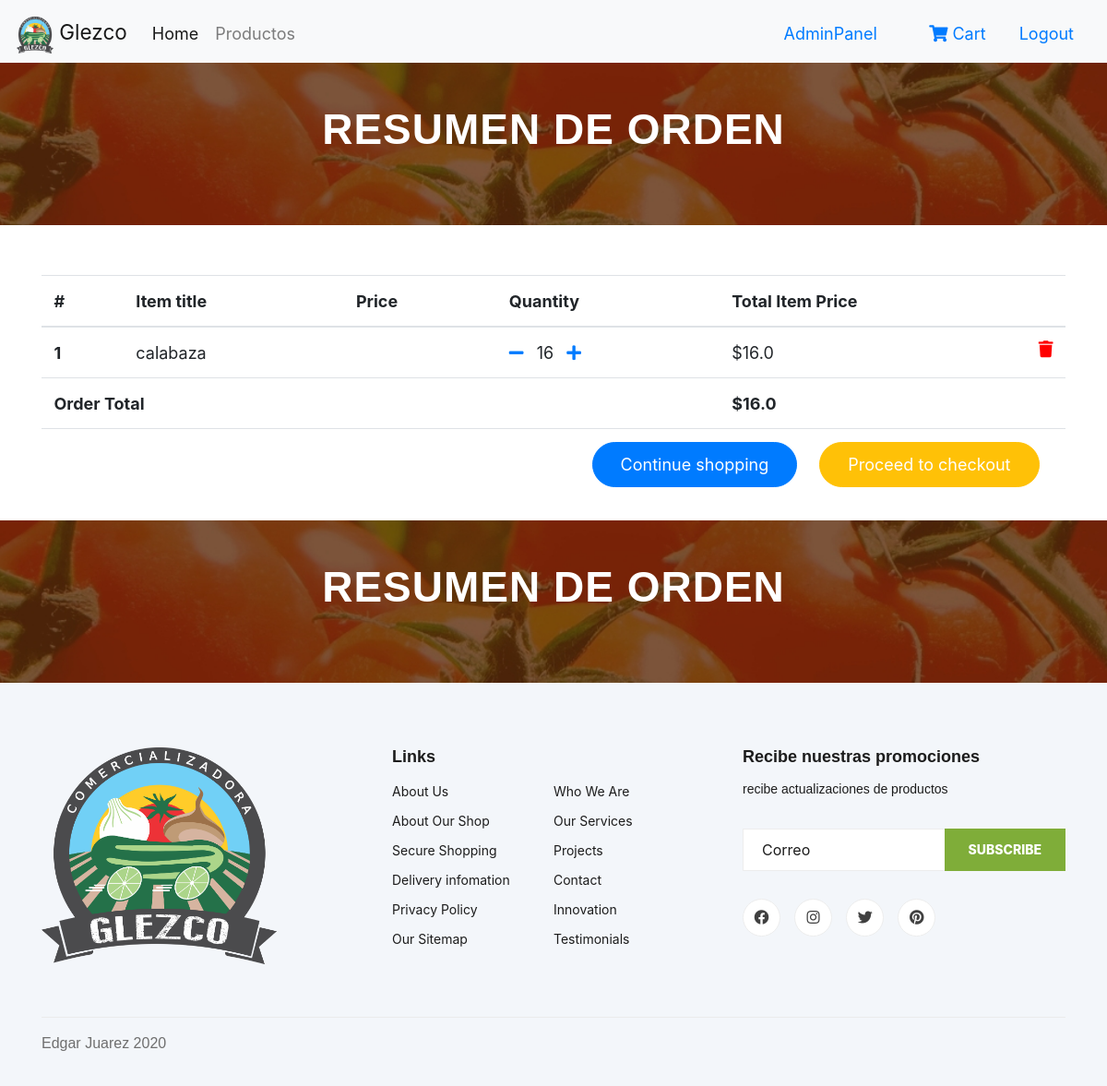
The app's page /order-summary/ (signed in), older data.
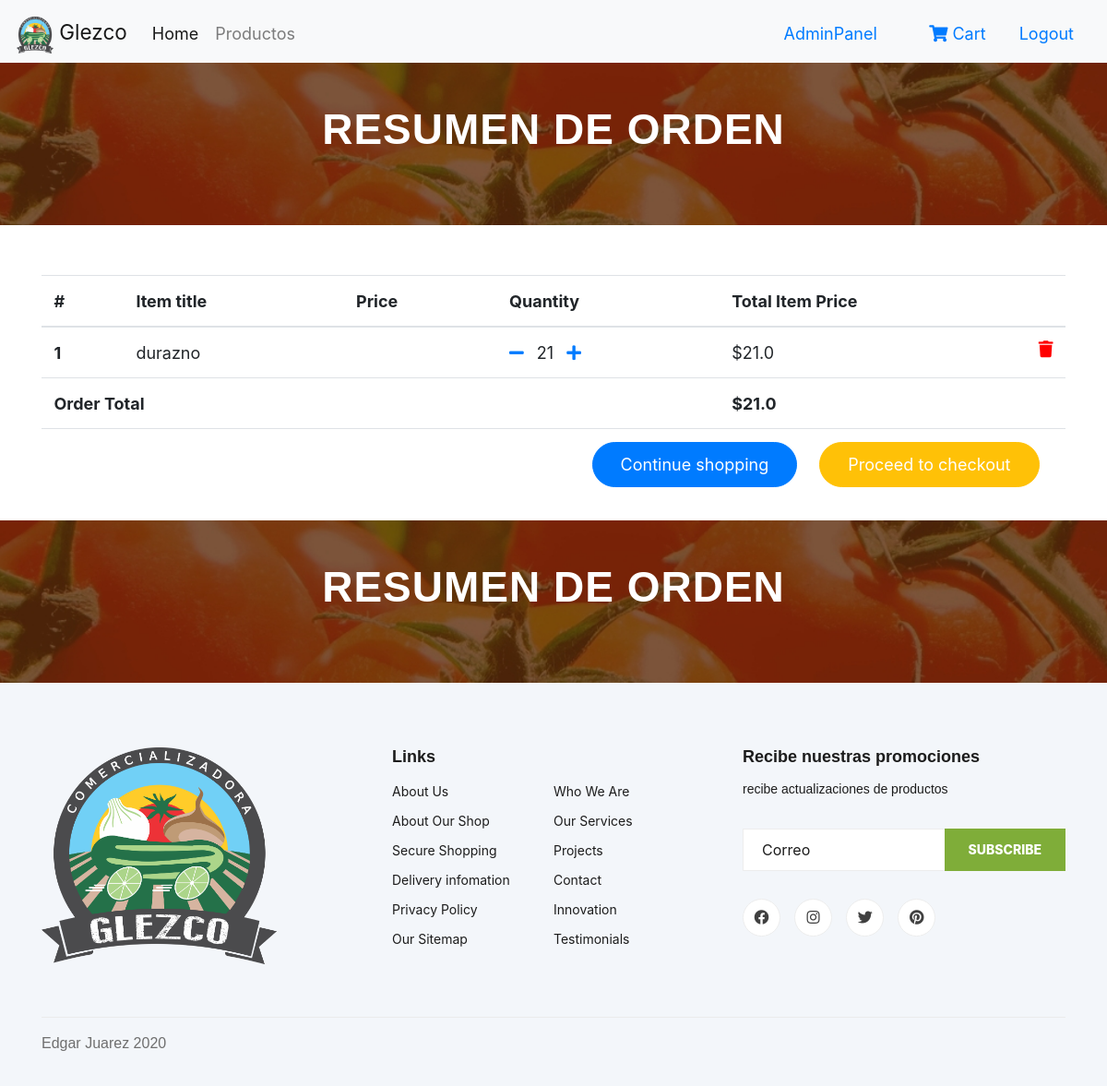
The same page, newer data.
### core/models.py (models this page shows, shortened)
class OrderItem(models.Model):
    user = models.ForeignKey(settings.AUTH_USER_MODEL, on_delete=models.CASCADE)
    ordered = models.BooleanField(default=False)
    item = models.ForeignKey(productos, on_delete=models.CASCADE)
    quantity = models.IntegerField(default=1)
    def get_total_item_price(self):
        return self.quantity * self.item.price

class productos(models.Model):
    titulo = models.CharField(max_length=100)
    descripcion = models.TextField(blank=True)
    price = models.FloatField(default=1) #quitar
    image = models.ImageField(upload_to='media/core/images/')
    slug = models.SlugField(null=False, unique=True)
    disponible = models.BooleanField(default=True)

class Order(models.Model):
    user = models.ForeignKey(settings.AUTH_USER_MODEL, on_delete=models.CASCADE)
    items = models.ManyToManyField(OrderItem)
    start_date = models.DateTimeField(auto_now_add=True)
    ordered_date = models.DateTimeField(null=True, blank=True)
    ordered = models.BooleanField(default=False)
    shipping_address = models.ManyToManyField(DireccionEntrega)
    being_delivered = models.BooleanField(default=False)
    received = models.BooleanField(default=False)
    cancelled = models.BooleanField(default=False)
    ordered_date_pedido = models.DateTimeField(null=True, blank=True)
    def get_total(self):
        total = 0
        for order_item in self.items.all():
            total += order_item.get_total_item_price()
        return total

### core/views.py (the view)
# urls.py: path('order-summary/', views.OrderSummaryView.as_view(), name='order-summary'),
class OrderSummaryView(LoginRequiredMixin, View):
    def get(self, *args, **kwargs):
        try:
            order = Order.objects.get(user=self.request.user, ordered=False)
            context = {
                'object': order
            }
            return render(self.request, 'core/order_summary.html', context)
        except :
            messages.warning(self.request, "You do not have an active order")
            return redirect("/")

### core/templates/core/order_summary.html (shortened to what this page needs)
{% extends "core/base.html" %}
{% load static %}
{% block content %}
<section class="breadcrumb-section set-bg mb-5" data-setbg="{% static 'core/img/breadcrumb.jpg' %}">
    <div class="container">
        <div class="row">
            <div class="col-lg-12 text-center">
                <div class="breadcrumb__text">
                    <h2>Resumen de orden</h2>
                    <div class="breadcrumb__option">
                    </div>
                </div>
            </div>
        </div>
    </div>
</section>
<section>
    <div class="container">
        <div class="table-responsive text-nowrap">
        <table class="table">
            <thead>
            <tr>
                <th scope="col">#</th>
                <th scope="col">Item title</th>
                <th scope="col">Price</th>
                <th scope="col">Quantity</th>
                <th scope="col">Total Item Price</th>
            </tr>
            </thead>
            <tbody>
            {% for order_item in object.items.all %}
            <tr>
                <th scope="row">{{ forloop.counter }}</th>
                <td>{{ order_item.item.titulo }}</td>
                <td>{{ order_item.item.precio }}</td>
                <td>
                    <a href="{% url 'remove-one-from-cart' order_item.item.slug %}"><i class="fas fa-minus mr-2"></i></a>
                    {{ order_item.quantity }}
                    <a href="{% url 'add-one-from-cart' order_item.item.slug %}"><i class="fas fa-plus ml-2"></i></a>
                </td>
                <td>
                {% if order_item.item.discount_price %}
                    ${{ order_item.get_total_discount_item_price }}
                    <span class="badge badge-primary">Saving ${{ order_item.get_amount_saved }}</span>
                {% else %}
                    ${{ order_item.get_total_item_price }}
                {% endif %}
                <a style='color: red;' href="{% url 'remove-from-cart' order_item.item.slug %}">
                    <i class="fas fa-trash float-right"></i>
                </a>
                </td>
            </tr>
            {% endfor %}
            {% if object.get_total %}
            <tr>
                <td colspan="4"><b>Order Total</b></td>
                <td><b>${{ object.get_total }}</b></td>
            </tr>
            <tr>
                <td colspan="5">
                <a class='btn btn-warning float-right ml-2' href='/checkout/'>Proceed to checkout</a>
                <a class='btn btn-primary float-right' href='/'>Continue shopping</a>
                </td>
            </tr>
            {% endif %}
            </tbody>
        </table>
        </div>
        </div>
</section>
<section class="breadcrumb-section set-bg mt-1" data-setbg="{% static 'core/img/breadcrumb.jpg' %}">
    <div class="container">
        <div class="row">
            <div class="col-lg-12 text-center">
                <div class="breadcrumb__text">
                    <h2>Resumen de orden</h2>
                    <div class="breadcrumb__option">
                    </div>
                </div>
            </div>
        </div>
    </div>
</section>
  {% endblock content %}

Row changes from the older to the newer data that the page shows:
no longer on this page (row unchanged): OrderItem: item.titulo "calabaza", quantity "16", get_total_item_price "16.0"
no longer on this page (row edited): Order: get_total "16.0"
now on this page (row unchanged): OrderItem: item.titulo "durazno", quantity "21", get_total_item_price "21.0"
added Order: get_total "21.0"
